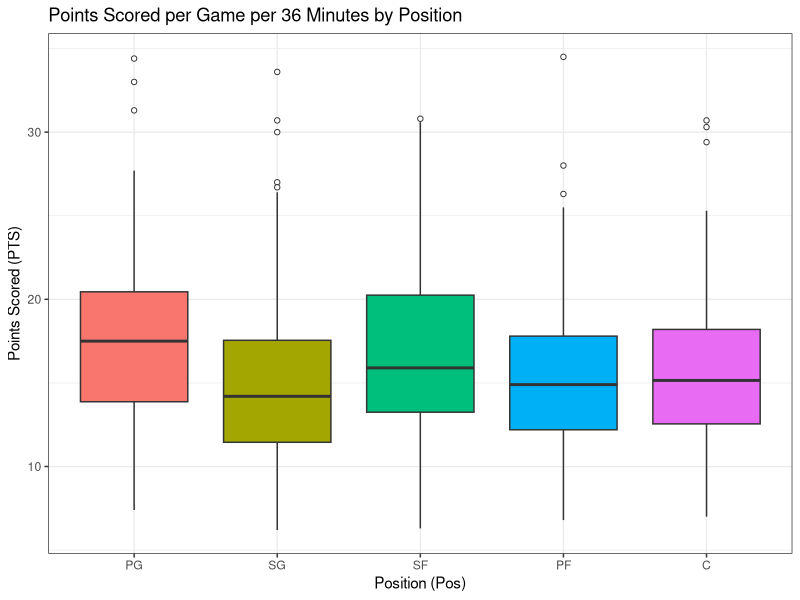
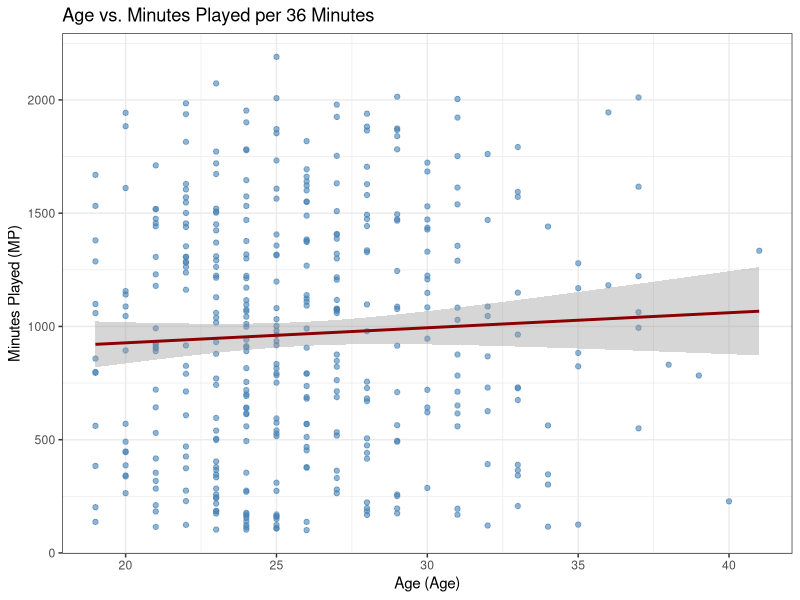
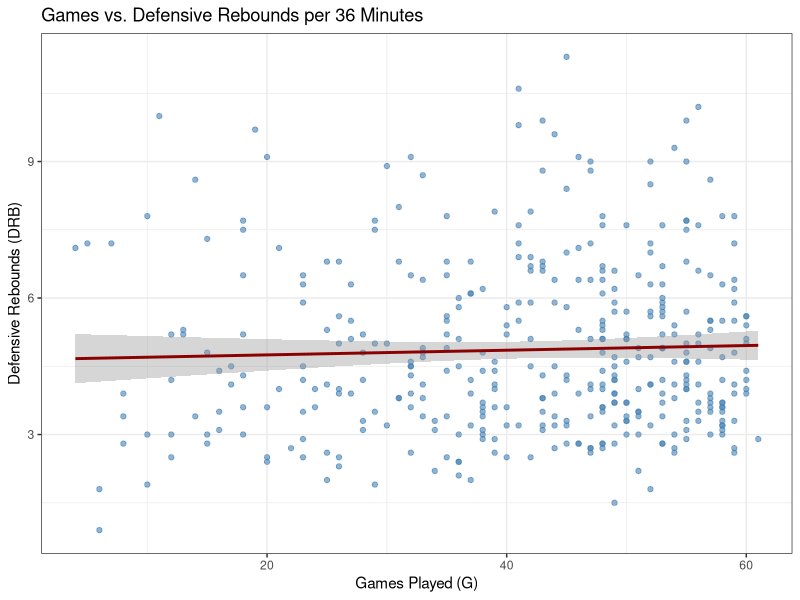

The R source for these figures, in order:
library(ggplot2)

nba_stats <- read.csv("data_clean/nba_combined.csv")

# 100+ minute players
nba_stats <- nba_stats[nba_stats$mins_played >= 100, ]


#Element 1: Box plots per position
nba_stats$position <- factor(nba_stats$position, levels = c("PG", "SG", "SF", "PF", "C"))

e1 <- ggplot(nba_stats, aes(x = position, y = pts, fill = position)) +
  geom_boxplot(outlier.shape = 21, outlier.fill = "white") +
  labs(
    title = "Points Scored per Game per 36 Minutes by Position",
    x = "Position (Pos)",
    y = "Points Scored (PTS)"
  ) +
  theme_bw() +
  theme(legend.position = "none")

ggsave("output/box_plot_1.png", plot = e1, width = 8, height = 6, dpi = 150) 


#Element 2: Scatterplot
e2 <- ggplot(nba_stats, aes(x = age, y = mins_played)) +
  geom_point(alpha = 0.6, color = "steelblue") +
  geom_smooth(method = "lm", se = TRUE, color = "darkred") +
  labs(
    title = "Age vs. Minutes Played per 36 Minutes",
    x = "Age (Age)",
    y = "Minutes Played (MP)"
  ) +
  theme_bw()

ggsave("output/scatter_plot_2.png", plot = e2, width = 8, height = 6, dpi = 150)


#Element 3: Scatterplot
e3 <- ggplot(nba_stats, aes(x = games, y = rebounds_defensive)) +
  geom_point(alpha = 0.6, color = "steelblue") +
  geom_smooth(method = "lm", se = TRUE, color = "darkred") +
  labs(
    title = "Games vs. Defensive Rebounds per 36 Minutes",
    x = "Games Played (G)",
    y = "Defensive Rebounds (DRB)"
  ) +
  theme_bw()

ggsave("output/scatter_plot_3.png", plot = e3, width = 8, height = 6, dpi = 150)
